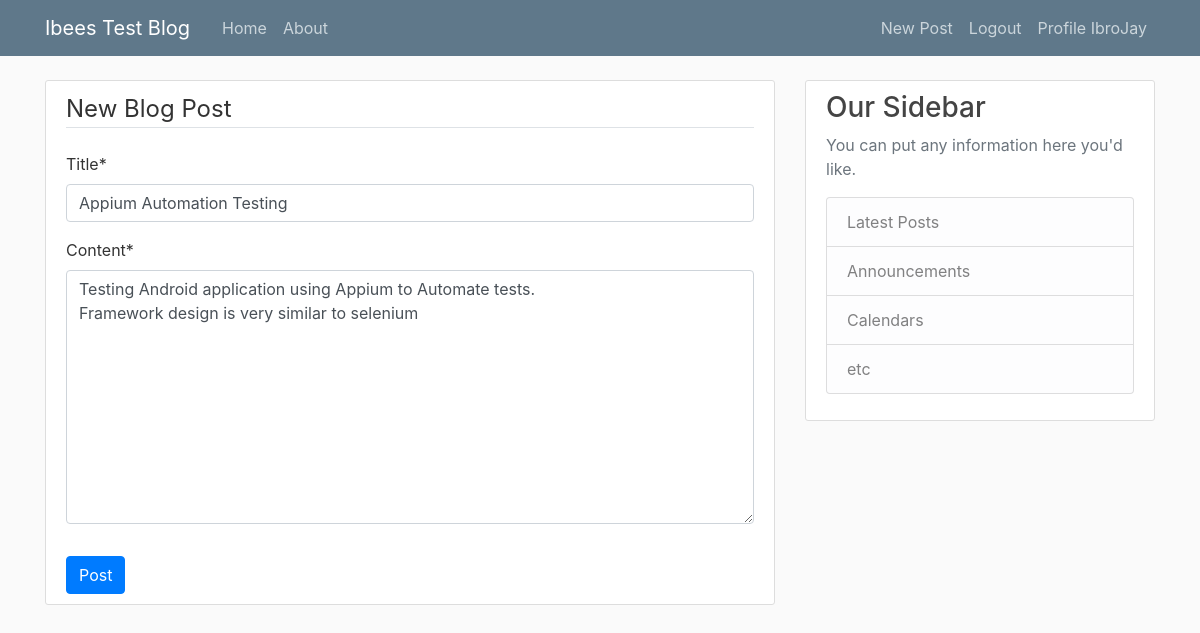
Page /post/21/update/ (signed in) on the committed database.
### blog/models.py (models this page shows, shortened)
class Post(models.Model):
    title = models.CharField(max_length=50)
    content = models.TextField()
    date_posted = models.DateTimeField(default=timezone.now)
    author = models.ForeignKey(User, on_delete=models.CASCADE)

### blog/views.py (the view, shortened to what this page needs)
# urls.py: path('post/<int:pk>/update/', PostUpdateView.as_view(), name='post-update'),
class PostUpdateView(LoginRequiredMixin, UserPassesTestMixin, UpdateView):
    model = Post
    fields = ['title', 'content']
    def test_func(self):
        post = self.get_object()
        if self.request.user == post.author:
            return True
        return False

### blog/templates/blog/post_form.html (shortened to what this page needs)
{% extends "blog/base.html" %}
{% load crispy_forms_tags %}
{% block content %}
    <div class="content-section">
        <form method="POST">
            <fieldset class="form-group">
                <legend class="border-bottom mb-4">New Blog Post</legend>
                {{ form|crispy }}
            </fieldset>
            <div class="form-group>">
                <button class="btn btn-primary" type="submit">Post</button>
            </div>
        </form>
    </div>
{% endblock content %}

### blog/templates/blog/base.html (shortened to what this page needs)
{% load static %}
<!DOCTYPE html>
<html lang="en">
<head>
    <link rel="stylesheet" href="https://stackpath.bootstrapcdn.com/bootstrap/4.3.1/css/bootstrap.min.css">
    <link rel="stylesheet" type="text/css" href="{% static 'blog/main.css' %}">
</head>
<body>
   <header class="site-header">
    <nav class="navbar navbar-expand-md navbar-dark bg-steel fixed-top">
    <div class="container">
      <a class="navbar-brand mr-4" href="{% url 'blog-home' %}">Ibees Test Blog</a>
      <div class="collapse navbar-collapse" id="navbarToggle">
        <div class="navbar-nav mr-auto">
          <a class="nav-item nav-link" href="{% url 'blog-home' %}">Home</a>
          <a class="nav-item nav-link" href="{% url 'blog-about' %}">About</a>
        </div>
        <div class="navbar-nav">
            {% if user.is_authenticated %}
            <a class="nav-item nav-link" href="{% url 'post-create' %}">New Post</a>
            <a class="nav-item nav-link" href="{% url 'logout' %}">Logout</a>
            <a class="nav-item nav-link" href="{% url 'profile' %}">Profile {{ user.username }}</a>
            {% else %}
          <a class="nav-item nav-link" href="{% url 'login' %}">Login</a>
          <a class="nav-item nav-link" href="{% url 'register' %}">Register</a>
            {% endif %}
        </div>
      </div>
    </div>
  </nav>
</header>
    <main role="main" class="container">
  <div class="row">
    <div class="col-md-8">
      {% block content %}{% endblock %}
    </div>
    <div class="col-md-4">
      <div class="content-section">
        <h3>Our Sidebar</h3>
        <p class='text-muted'>You can put any information here you'd like.
          <ul class="list-group">
            <li class="list-group-item list-group-item-light">Latest Posts</li>
            <li class="list-group-item list-group-item-light">Announcements</li>
            <li class="list-group-item list-group-item-light">Calendars</li>
            <li class="list-group-item list-group-item-light">etc</li>
          </ul>
        </p>
      </div>
    </div>
  </div>
</main>
</body>
</html>

### blog/static/blog/main.css (style rules this page uses)
body { background: #fafafa; color: #333333; margin-top: 5rem; }
h1, h2, h3, h4, h5, h6 { color: #444444; }
ul { margin: 0; }
.bg-steel { background-color: #5f788a; }
.site-header .navbar-nav .nav-link { color: #cbd5db; }
.content-section { background: #ffffff; padding: 10px 20px; border: 1px solid #dddddd; border-radius: 3px; margin-bottom: 20px; }

### rows in the picture
Post: title "Appium Automation Testing", content "Testing Android application using Appium to Automate tests. Framework design is very similar to selenium"

### other values in the picture
{{ user.username }} "IbroJay"
